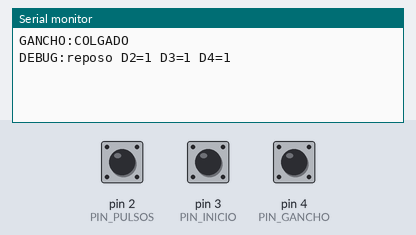
Bench run of a sketch on a simulated Arduino Uno, built with avr-gcc and run on an emulated ATmega328P. On the bench: the last lines printed to the serial monitor. The inputs (shaded band) are chosen by the test bench; at power-on: pin 2 (PIN_PULSOS) HIGH, pin 4 (PIN_GANCHO) HIGH, pin 3 (PIN_INICIO) HIGH.

Above: at 1.2 s.
1.3 s: pin 2 (PIN_PULSOS) pulled LOW for 0.15 s
At 2.9 s:
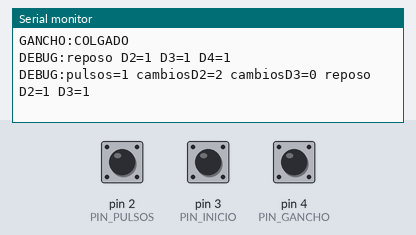
3.2 s: pin 4 (PIN_GANCHO) pulled LOW for 0.15 s
At 4.5 s:
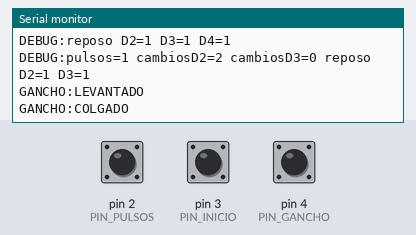
4.8 s: pin 3 (PIN_INICIO) pulled LOW for 0.15 s
At 5.8 s:
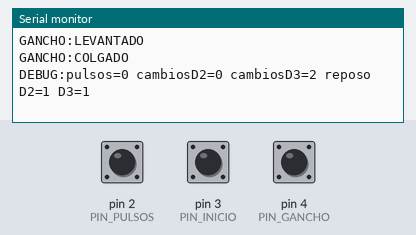
6.4 s: pin 2 (PIN_PULSOS) pulled LOW for 1 s
At 8.1 s:
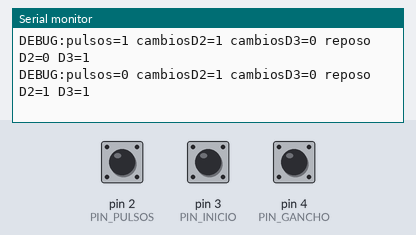
8.9 s: pin 3 (PIN_INICIO) pulled LOW for 1 s
At 11.4 s:
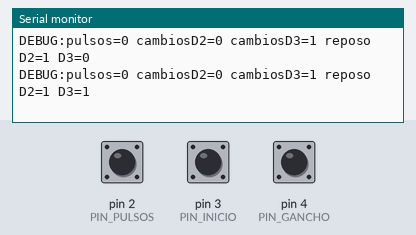
Timing chart, 0 to 12.4 s (numbered marks = the images above; inputs shaded):
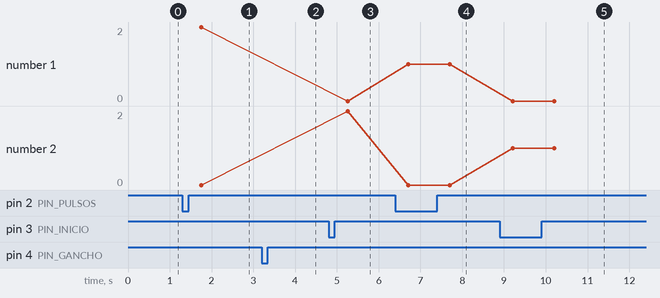

Measured:
- after the input at 1.3 s, the serial monitor: prints a new line after 0.45 s (image 1)
- after the input at 3.2 s, the serial monitor: prints a new line after 0.05 s (image 2)
- after the input at 4.8 s, the serial monitor: prints a new line after 0.46 s (image 3)
- after the input at 6.4 s, the serial monitor: prints a new line after 0.30 s (image 4)
- after the input at 8.9 s, the serial monitor: prints a new line after 0.31 s (image 5)
- plotted number 1: 2 → 0 after the input at 4.8 s
- plotted number 2: 0 → 2 after the input at 4.8 s

The sketch:

marcador_discoV2.ino
```cpp
// Lector de disco y gancho para teléfono de disco -> PC por Serial (versión 2)
// Envía: GANCHO:LEVANTADO | GANCHO:COLGADO | MARCADO:<0-9>
// y, para diagnóstico, líneas DEBUG:... que el programa de la PC ignora.
//
// Diferencia con la V1: el dígito NO depende de la polaridad del contacto "off-normal"
// (D3). Se cuentan los pulsos de D2 y, cuando pasan PAUSA_FIN_DIGITO_MS sin actividad
// en D2 ni en D3, se envía el dígito. Así funciona aunque D3 esté invertido o no exista.
//
// Cableado (cada interruptor entre el pin y GND, se usan pull-ups internos):
//   D2 = contacto de pulsos del disco
//   D3 = contacto "off-normal" del disco (solo para diagnóstico)
//   D4 = gancho (hook switch)

const bool GANCHO_LEVANTADO = LOW;   // nivel de D4 con el auricular levantado
const bool NIVEL_PULSO = LOW;        // nivel de D2 que cuenta como pulso (si queda al revés,
                                     // se cuenta el otro flanco: el número sale igual)

const uint8_t PIN_PULSOS = 2;
const uint8_t PIN_INICIO = 3;
const uint8_t PIN_GANCHO = 4;

const unsigned long DEBOUNCE_PULSOS_MS = 5;    // pulso real: ~60 ms abierto / ~40 ms cerrado
const unsigned long DEBOUNCE_INICIO_MS = 10;
const unsigned long DEBOUNCE_GANCHO_MS = 50;
const unsigned long PAUSA_FIN_DIGITO_MS = 300; // silencio que cierra el dígito

const bool DIAGNOSTICO = true;       // false = no envía las líneas DEBUG

struct Entrada {
  uint8_t pin;
  unsigned long debounceMs;
  bool estado;
  bool ultimaLectura;
  unsigned long tCambio;
};

Entrada pulsos = {PIN_PULSOS, DEBOUNCE_PULSOS_MS, HIGH, HIGH, 0};
Entrada inicio = {PIN_INICIO, DEBOUNCE_INICIO_MS, HIGH, HIGH, 0};
Entrada gancho = {PIN_GANCHO, DEBOUNCE_GANCHO_MS, HIGH, HIGH, 0};

// Antirrebote por estabilidad. Devuelve true si el estado estable cambió.
bool actualizar(Entrada &e) {
  bool lectura = digitalRead(e.pin);
  if (lectura != e.ultimaLectura) {
    e.ultimaLectura = lectura;
    e.tCambio = millis();
  }
  if (lectura != e.estado && (millis() - e.tCambio) >= e.debounceMs) {
    e.estado = lectura;
    return true;
  }
  return false;
}

uint8_t contador = 0;          // pulsos del dígito en curso
uint8_t cambiosD2 = 0;         // diagnóstico: cambios de D2 en este dígito
uint8_t cambiosD3 = 0;         // diagnóstico: cambios de D3 en este dígito
bool actividad = false;
unsigned long tUltimaActividad = 0;

void enviarGancho() {
  Serial.println(gancho.estado == GANCHO_LEVANTADO ? "GANCHO:LEVANTADO" : "GANCHO:COLGADO");
}

void reiniciarDigito() {
  contador = cambiosD2 = cambiosD3 = 0;
  actividad = false;
}

void setup() {
  Serial.begin(9600);
  pinMode(PIN_PULSOS, INPUT_PULLUP);
  pinMode(PIN_INICIO, INPUT_PULLUP);
  pinMode(PIN_GANCHO, INPUT_PULLUP);

  pulsos.estado = pulsos.ultimaLectura = digitalRead(PIN_PULSOS);
  inicio.estado = inicio.ultimaLectura = digitalRead(PIN_INICIO);
  gancho.estado = gancho.ultimaLectura = digitalRead(PIN_GANCHO);
  enviarGancho();
  if (DIAGNOSTICO) {
    Serial.print("DEBUG:reposo D2=");
    Serial.print(pulsos.estado);
    Serial.print(" D3=");
    Serial.print(inicio.estado);
    Serial.print(" D4=");
    Serial.println(gancho.estado);
  }
}

void loop() {
  unsigned long ahora = millis();

  // 1. Gancho
  if (actualizar(gancho)) {
    enviarGancho();
    reiniciarDigito();
  }

  // 2. Contacto off-normal (solo diagnóstico y para saber que hay actividad)
  if (actualizar(inicio)) {
    cambiosD3++;
    actividad = true;
    tUltimaActividad = ahora;
  }

  // 3. Pulsos
  if (actualizar(pulsos)) {
    cambiosD2++;
    actividad = true;
    tUltimaActividad = ahora;
    if (pulsos.estado == NIVEL_PULSO) {
      contador++;
    }
  }

  // 4. Fin del dígito: un rato sin actividad en D2 ni D3
  if (actividad && (ahora - tUltimaActividad) >= PAUSA_FIN_DIGITO_MS) {
    if (DIAGNOSTICO) {
      Serial.print("DEBUG:pulsos=");
      Serial.print(contador);
      Serial.print(" cambiosD2=");
      Serial.print(cambiosD2);
      Serial.print(" cambiosD3=");
      Serial.print(cambiosD3);
      Serial.print(" reposo D2=");
      Serial.print(pulsos.estado);
      Serial.print(" D3=");
      Serial.println(inicio.estado);
    }
    // Solo se marca con el auricular levantado y con 1..10 pulsos (10 = 0)
    if (gancho.estado == GANCHO_LEVANTADO && contador >= 1 && contador <= 10) {
      Serial.print("MARCADO:");
      Serial.println(contador == 10 ? 0 : contador);
    }
    reiniciarDigito();
  }
}
```
